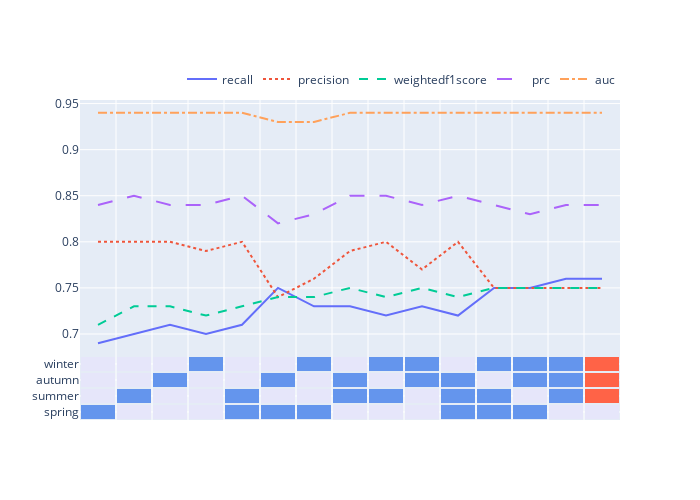

Notebook cell for this chart:
### Code cell
line_cols = ['recall', 'precision', 'weightedf1score']
line_cols += ['prc', 'auc']

line_df = best_df[[f'val_{c}' for c in line_cols]]

line_df.columns = line_cols
line_fig = px.line(
    line_df, y=line_cols, 
    line_dash='variable',
)

fig = make_subplots(
    rows=2, cols=1,
    vertical_spacing=0,
    row_width=[0.2, 0.8]
) 

for trace in line_fig['data']:
    fig.append_trace(trace, row=1, col=1)

fig.append_trace(
    go.Heatmap(
        z=best_df[all_seasons_names].T.to_numpy(),
        y=all_seasons_names,
        colorscale=['lavender', 'tomato', 'cornflowerblue'],
        xgap=2, ygap=2, 
        showscale=False,
    ), row=2, col=1
)
        
fig.update_xaxes(
    range=(line_df.index.min()-0.5, line_df.index.max()+0.5),
    tickmode = 'linear',
    tick0 = 0.5,
    dtick = 1,
    zeroline=False,
    showticklabels=False,
    title=None,
).update_layout(
    legend_title_text=None,
    legend=dict(
        orientation='h',
        xanchor='right', yanchor='bottom',
        x=1, y=1.02   
    ),
    height=500, width=700,
)

### Figure 1 — Plotly figure (JSON) as saved in the notebook; plotly's stock layout.template omitted (floating-point values rounded to 4 significant figures)
{"data": [{"hovertemplate": "variable=recall<br>index=%{x}<br>value=%{y}<extra></extra>", "legendgroup": "recall", "line": {"color": "#636efa", "dash": "solid"}, "marker": {"symbol": "circle"}, "mode": "lines", "name": "recall", "orientation": "v", "showlegend": true, "type": "scatter", "x": [0, 1, 2, 3, 4, 5, 6, 7, 8, 9, 10, 11, 12, 13, 14], "xaxis": "x", "y": [0.69, 0.7, 0.71, 0.7, 0.71, 0.75, 0.73, 0.73, 0.72, 0.73, 0.72, 0.75, 0.75, 0.76, 0.76], "yaxis": "y"}, {"hovertemplate": "variable=precision<br>index=%{x}<br>value=%{y}<extra></extra>", "legendgroup": "precision", "line": {"color": "#EF553B", "dash": "dot"}, "marker": {"symbol": "circle"}, "mode": "lines", "name": "precision", "orientation": "v", "showlegend": true, "type": "scatter", "x": [0, 1, 2, 3, 4, 5, 6, 7, 8, 9, 10, 11, 12, 13, 14], "xaxis": "x", "y": [0.8, 0.8, 0.8, 0.79, 0.8, 0.74, 0.76, 0.79, 0.8, 0.77, 0.8, 0.75, 0.75, 0.75, 0.75], "yaxis": "y"}, {"hovertemplate": "variable=weightedf1score<br>index=%{x}<br>value=%{y}<extra></extra>", "legendgroup": "weightedf1score", "line": {"color": "#00cc96", "dash": "dash"}, "marker": {"symbol": "circle"}, "mode": "lines", "name": "weightedf1score", "orientation": "v", "showlegend": true, "type": "scatter", "x": [0, 1, 2, 3, 4, 5, 6, 7, 8, 9, 10, 11, 12, 13, 14], "xaxis": "x", "y": [0.71, 0.73, 0.73, 0.72, 0.73, 0.74, 0.74, 0.75, 0.74, 0.75, 0.74, 0.75, 0.75, 0.75, 0.75], "yaxis": "y"}, {"hovertemplate": "variable=prc<br>index=%{x}<br>value=%{y}<extra></extra>", "legendgroup": "prc", "line": {"color": "#ab63fa", "dash": "longdash"}, "marker": {"symbol": "circle"}, "mode": "lines", "name": "prc", "orientation": "v", "showlegend": true, "type": "scatter", "x": [0, 1, 2, 3, 4, 5, 6, 7, 8, 9, 10, 11, 12, 13, 14], "xaxis": "x", "y": [0.84, 0.85, 0.84, 0.84, 0.85, 0.82, 0.83, 0.85, 0.85, 0.84, 0.85, 0.84, 0.83, 0.84, 0.84], "yaxis": "y"}, {"hovertemplate": "variable=auc<br>index=%{x}<br>value=%{y}<extra></extra>", "legendgroup": "auc", "line": {"color": "#FFA15A", "dash": "dashdot"}, "marker": {"symbol": "circle"}, "mode": "lines", "name": "auc", "orientation": "v", "showlegend": true, "type": "scatter", "x": [0, 1, 2, 3, 4, 5, 6, 7, 8, 9, 10, 11, 12, 13, 14], "xaxis": "x", "y": [0.94, 0.94, 0.94, 0.94, 0.94, 0.93, 0.93, 0.94, 0.94, 0.94, 0.94, 0.94, 0.94, 0.94, 0.94], "yaxis": "y"}, {"colorscale": [[0, "lavender"], [0.5, "tomato"], [1, "cornflowerblue"]], "showscale": false, "type": "heatmap", "xaxis": "x2", "xgap": 2, "y": ["spring", "summer", "autumn", "winter"], "yaxis": "y2", "ygap": 2, "z": [[2, 0, 0, 0, 2, 2, 2, 0, 0, 0, 2, 2, 2, 0, 0], [0, 2, 0, 0, 2, 0, 0, 2, 2, 0, 2, 2, 0, 2, 1], [0, 0, 2, 0, 0, 2, 0, 2, 0, 2, 2, 0, 2, 2, 1], [0, 0, 0, 2, 0, 0, 2, 0, 2, 2, 0, 2, 2, 2, 1]]}], "layout": {"height": 500, "legend": {"orientation": "h", "x": 1, "xanchor": "right", "y": 1.02, "yanchor": "bottom"}, "width": 700, "xaxis": {"anchor": "y", "domain": [0, 1], "dtick": 1, "range": [-0.5, 14.5], "showticklabels": false, "tick0": 0.5, "tickmode": "linear", "title": {}, "type": "linear", "zeroline": false}, "xaxis2": {"anchor": "y2", "domain": [0, 1], "dtick": 1, "range": [-0.5, 14.5], "showticklabels": false, "tick0": 0.5, "tickmode": "linear", "title": {}, "zeroline": false}, "yaxis": {"anchor": "x", "autorange": true, "domain": [0.2, 1], "range": [0.6761, 0.9539], "type": "linear"}, "yaxis2": {"anchor": "x2", "autorange": true, "domain": [0, 0.2], "range": [-0.5, 3.5], "type": "category"}}}
